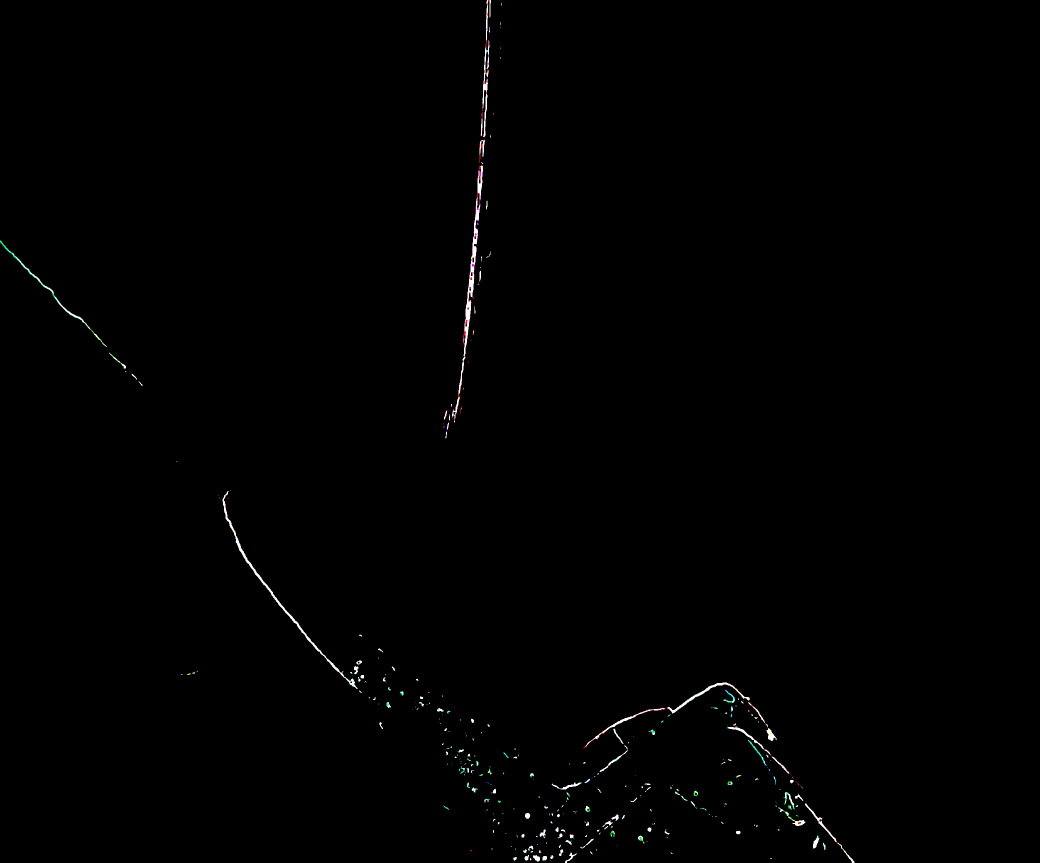
#> input picture Interim/Set 1/image0001.jpg, 2080 x 1725 px (shown at 1/2 size); its folder holds only this picture in this run
$ python CVProjectGroup7.py   (older library calls are emulated)
#> lines starting #> are read from the running program, lines starting #| are printed output that depends on the picture; after the words box and inside, x2 and y2 are one past the last pixel; in counts of white or black regions, pixels touching at a corner belong together
import cv2
import numpy as np
import glob
import os


folderDir = "WeldGapImages/Set 1/"
file_extension = "*.jpg"

processedDir = "InterimResults/"
imterimDir = "InterimResults/"

png_files = glob.glob(os.path.join(folderDir, file_extension))
png_files = [path.replace("\\", "/") for path in png_files]

WeldGapData = []
for file in png_files:


    y = 70

    img = cv2.imread(file)
#> img is the input picture: shape (1725, 2080, 3); mean B, G, R 1.2, 1.2, 1.2
    img = img[0:140, 850:1150]
#> img: shape (140, 300, 3)
    save_file = os.path.join(processedDir, os.path.basename(file).replace(".jpg", "").replace("image", "Image") + "_A_WeldGapPosition.jpg")
    imterim_file = os.path.join(processedDir, os.path.basename(file).replace(".jpg", "").replace("image", "Image")+ "_B_InterimResult1.jpg")
    print(imterim_file)
    gray_image = cv2.cvtColor(img, cv2.COLOR_BGR2GRAY)
    kernel2 = np.array([[0, -1, 0], [-1, 5, -1], [0, -1, 0]])
    gray_image = cv2.filter2D(gray_image, -1, kernel2)
    blurred_image = cv2.GaussianBlur(gray_image, (15, 15), 1)


    # cv2.imshow(save_file,img)
    # Setting parameter values
    t_lower = 240 # Lower Threshold
    t_upper = 255 # Upper threshold


    # Applying the Canny Edge filter
    # edge = cv2.Canny(blurred_image, t_lower, t_upper)

    #apply sobel filter
    grad_x = cv2.Sobel(blurred_image, cv2.CV_64F, 1, 0, ksize=3)
    grad_y = cv2.Sobel(blurred_image, cv2.CV_64F, 0, 1, ksize=3)
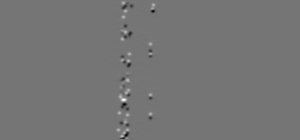
#> grad_y: shape (140, 300) float64; min -397, max 466, mean 0; drawn with min black and max white
    afterSobel = cv2.magnitude(grad_x, grad_y)
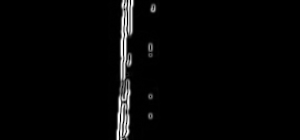
#> afterSobel: shape (140, 300) float64; min 0, max 648.1, mean 15.2; drawn with min black and max white
    afterSobel_uint8 = cv2.convertScaleAbs(afterSobel)
    afterSobel_uint8_blurred = cv2.GaussianBlur(afterSobel_uint8, (35, 35), 1)
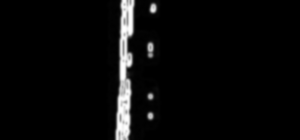
#> afterSobel_uint8_blurred: shape (140, 300); min 0, max 255, mean 9.9
    #edge = cv2.GaussianBlur(afterSobel_uint8, (15, 15), 1)

    #use edge enhancement method
    _, edges_thresh = cv2.threshold(afterSobel_uint8_blurred, 125, 255, cv2.THRESH_BINARY)
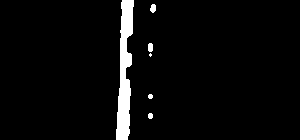
#> edges_thresh: shape (140, 300); 4% white; 6 white regions (1 under 20 px), largest, box (x1, y1, x2, y2) and area: (116, 0, 134, 140) 1523, (150, 4, 156, 13) 42, (148, 43, 153, 52) 41, (148, 113, 153, 119) 26, (148, 94, 153, 99) 21
    kernel = np.ones((3, 3), np.uint8)
    edges_dilated = cv2.dilate(edges_thresh, kernel, iterations=1)
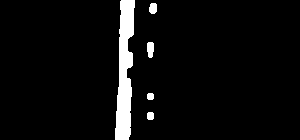
#> edges_dilated: shape (140, 300); 5% white; 5 white regions, box (x1, y1, x2, y2) and area: (115, 0, 135, 140) 1843, (147, 42, 154, 58) 96, (149, 3, 157, 14) 76, (147, 112, 154, 120) 52, (147, 93, 154, 100) 45
    edge = cv2.erode(edges_dilated, kernel, iterations=1)
#> edge: shape (140, 300); 4% white; 5 white regions, box (x1, y1, x2, y2) and area: (116, 0, 134, 140) 1523, (148, 43, 153, 57) 54, (150, 4, 156, 13) 42, (148, 113, 153, 119) 26, (148, 94, 153, 99) 21


    row_of_pixels = edge[y, :]
#> row_of_pixels = 300 values, max 255 at index 120, min 0 at index 0, mean 5.1
    x_coordinates = np.where(row_of_pixels >= 120)[0]
#> x_coordinates = [120, 121, 122, 123, 124, 125]


    loop = True

    while loop:
        if(len(x_coordinates) > 2):
            edge = cv2.erode(edge, kernel, iterations=1)
            row_of_pixels = edge[y, :]
            x_coordinates = np.where(row_of_pixels >= 120)[0]
        else:
           loop = False
#> this loop made 3 passes
#> x_coordinates on passes 1 to 2: [121, 122, 123, 124], [122, 123]
#> pass 1, `edge = cv2.erode(edge, kernel, iterations=1)`:
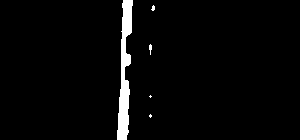
#> edge: shape (140, 300); 3% white; 5 white regions (3 under 20 px), largest, box (x1, y1, x2, y2) and area: (117, 0, 133, 140) 1203, (149, 44, 152, 55) 21
#> after the loop, row_of_pixels = 300 values, max 255 at index 122, min 0 at index 0, mean 1.7

    # if there is no line detected, extend each white area 1 pixel up/down until detects line
    kernel3 = np.array([[1], [1], [1]])
    loop = True

    while loop:
      if(len(x_coordinates) > 0):
        loop = False
      else:
        edge = cv2.filter2D(edge, -1, kernel3)
        row_of_pixels = edge[y, :]
        x_coordinates = np.where(row_of_pixels >= 120)[0]


    if(len(x_coordinates) > 0):

        if x_coordinates[-1] - x_coordinates[0] > 11:
            valid = 0
            print(x_coordinates[-1] - x_coordinates[0])
        else:
            valid = 1

        x_coordinate = int(np.mean(x_coordinates))
#> x_coordinate = 122
        print(x_coordinate)
#| 122
        thickness = 5

        start_point = (0, y)  # Starting point of line (x, y)
        end_point = (x_coordinate-thickness, y)  # Ending point of line (x, y)
#> end_point = (117, 70)


        color = (0,255, 0)

        cv2.line(img, start_point, end_point,  color, thickness)

        start_point_2 = (x_coordinate+thickness, y)
#> start_point_2 = (127, 70)
        end_point_2 = (img.shape[1], y)
#> end_point_2 = (300, 70)

        cv2.line(img, start_point_2, end_point_2, color, thickness)
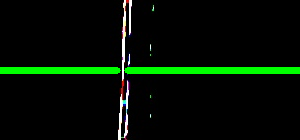
#> img: shape (140, 300, 3); mean B, G, R 3.6, 15.9, 3.7

        start_point_3 = (x_coordinate, y)
#> start_point_3 = (122, 70)
        end_point_3 = (x_coordinate, y)
#> end_point_3 = (122, 70)

        cv2.line(img, start_point_3, end_point_3, (0,95,255), thickness)
#> img: shape (140, 300, 3); 0.07% of pixels changed, all inside (x1, y1, x2, y2) = (119, 67, 126, 74)

        WeldGapData.append([os.path.basename(file), int(np.mean(x_coordinates)), valid])
    else:
        WeldGapData.append([os.path.basename(file), -1, 0])


    # Saving the image
    cv2.imwrite(save_file, img)
    cv2.imwrite(imterim_file, edge)
    # cv2.imshow('Edge', edge)
    # cv2.imshow("result", img)
    cv2.waitKey(0)
    cv2.destroyAllWindows()


import csv

csv_file = "WeldGapPositions.csv"

with open(csv_file, mode='w', newline='') as file:
    writer = csv.writer(file)
    writer.writerow(["File Name", "Position", "Valid"])
    writer.writerows(WeldGapData)
